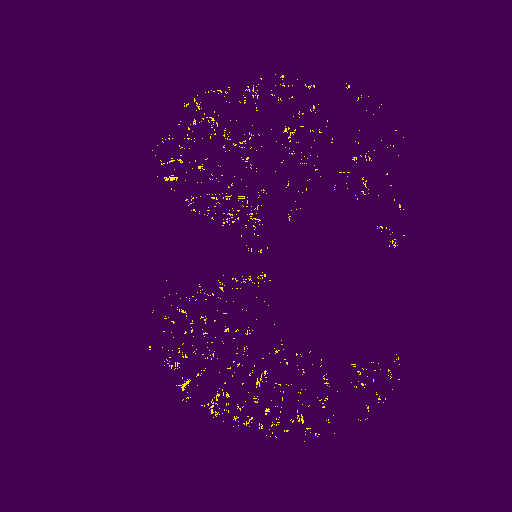
#> input picture Alles/KlassischeBildverarbeitung/Grabcut/prediction_47.png, 512 x 512 px
$ python grabcut3.py
#> lines starting #> are read from the running program, lines starting #| are printed output that depends on the picture
import numpy as np
import cv2
from matplotlib import pyplot as plt

img = cv2.imread("prediction_47.png")              # img.shape : (413, 620, 3)
#> img is the input picture: shape (512, 512, 3); mean B, G, R 83.6, 2.7, 69.4
mask = np.zeros(img.shape[:2],np.uint8)   # img.shape[:2] = (413, 620)

bgdModel = np.zeros((1,65),np.float64)
fgdModel = np.zeros((1,65),np.float64)

rect = (1,1,500,500)

# this modifies mask
cv2.grabCut(img,mask,rect,bgdModel,fgdModel,5,cv2.GC_INIT_WITH_RECT)

# If mask==2 or mask== 1, mask2 get 0, other wise it gets 1 as 'uint8' type.
mask2 = np.where((mask==2)|(mask==0),0,1).astype('uint8')

# adding additional dimension for rgb to the mask, by default it gets 1
# multiply it with input image to get the segmented image
img_cut = img*mask2[:,:,np.newaxis]
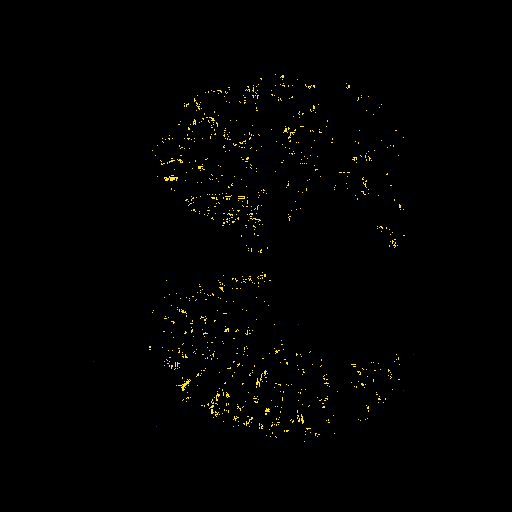
#> img_cut: shape (512, 512, 3); mean B, G, R 0.3, 1.7, 1.9

plt.subplot(211),plt.imshow(img)
plt.title('Input Image'), plt.xticks([]), plt.yticks([])
plt.subplot(212),plt.imshow(img_cut)
plt.title('Grab cut'), plt.xticks([]), plt.yticks([])
plt.show()
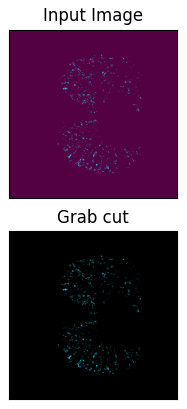
#> figure drawn by matplotlib, 2 panels; B, G, R data is drawn as R, G, B
